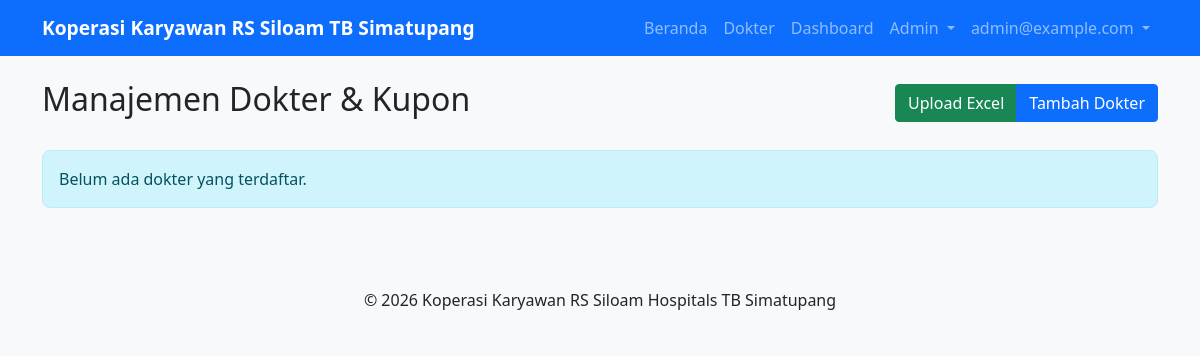
The page /admin/dokter (signed in) on the database as committed earlier.
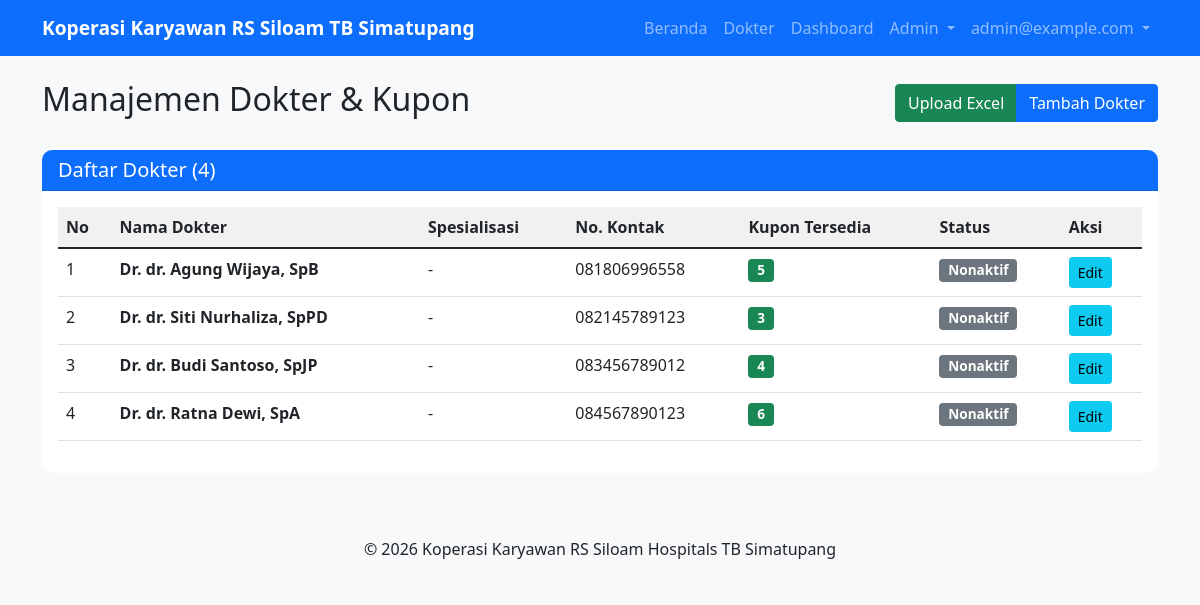
The same page on the database as committed later.
### koperasi apps/models.py (models this page shows, shortened)
class Dokter(db.Model):
    id = db.Column(db.Integer, primary_key=True)
    nama_dokter = db.Column(db.String(200), nullable=False)
    spesialisasi = db.Column(db.String(100))
    nomor_kontak = db.Column(db.String(20), nullable=False)
    alamat_praktik = db.Column(db.Text)
    jumlah_kupon = db.Column(db.Integer, default=0)
    kupon_awal = db.Column(db.Integer, default=0)  # Initial kupon before period
    periode_berlaku_bulan = db.Column(db.String(10))  # Format: YYYY-MM, e.g. 2026-01
    keterangan = db.Column(db.Text)
    is_active = db.Column(db.Boolean, default=True)
    created_at = db.Column(db.DateTime, default=datetime.utcnow)
    updated_at = db.Column(db.DateTime, default=datetime.utcnow, onupdate=datetime.utcnow)

### koperasi apps/app.py (the view, shortened to what this page needs)
@app.route('/admin/dokter', methods=['GET', 'POST'])
@login_required
def admin_dokter():
    if current_user.role != 'admin':
        flash('Anda tidak memiliki akses', 'danger')
        return redirect(url_for('dashboard'))
    current_month = datetime.now().strftime('%Y-%m')
    for dokter in Dokter.query.all():
        if dokter.periode_berlaku_bulan and dokter.periode_berlaku_bulan != current_month:
            dokter.jumlah_kupon = dokter.kupon_awal
            dokter.periode_berlaku_bulan = current_month
    db.session.commit()
    dokter_list_data = Dokter.query.all()
    return render_template('admin_dokter.html', dokter_list=dokter_list_data)

### koperasi apps/app.py (called while the page is built)
@login_manager.user_loader
def load_user(user_id):
    return User.query.get(int(user_id))

### templates/admin_dokter.html (shortened to what this page needs)
{% extends "base.html" %}
{% block content %}
<div class="row">
    <div class="col-12">
        <div class="d-flex justify-content-between align-items-center mb-4">
            <h2>Manajemen Dokter & Kupon</h2>
            <div class="btn-group" role="group">
                <button class="btn btn-success" data-bs-toggle="modal" data-bs-target="#uploadDokterModal">
                     Upload Excel
                </button>
                <button class="btn btn-primary" data-bs-toggle="modal" data-bs-target="#addDokterModal">
                     Tambah Dokter
                </button>
            </div>
        </div>
        {% if dokter_list %}
        <div class="card">
            <div class="card-header bg-primary text-white">
                <h5 class="mb-0">Daftar Dokter ({{ dokter_list|length }})</h5>
            </div>
            <div class="card-body">
                <div class="table-responsive">
                    <table class="table table-hover">
                        <thead>
                            <tr>
                                <th>No</th>
                                <th>Nama Dokter</th>
                                <th>Spesialisasi</th>
                                <th>No. Kontak</th>
                                <th>Kupon Tersedia</th>
                                <th>Status</th>
                                <th>Aksi</th>
                            </tr>
                        </thead>
                        <tbody>
                            {% for dokter in dokter_list %}
                            <tr>
                                <td>{{ loop.index }}</td>
                                <td><strong>Dr. {{ dokter.nama_dokter }}</strong></td>
                                <td>{{ dokter.spesialisasi }}</td>
                                <td>{{ dokter.nomor_kontak }}</td>
                                <td>
                                    <span class="badge {% if dokter.jumlah_kupon > 0 %}bg-success{% else %}bg-danger{% endif %}">
                                        {{ dokter.jumlah_kupon }}
                                    </span>
                                </td>
                                <td>
                                    {% if dokter.is_active %}
                                        <span class="badge bg-success">Aktif</span>
                                    {% else %}
                                        <span class="badge bg-secondary">Nonaktif</span>
                                    {% endif %}
                                </td>
                                <td>
                                    <button class="btn btn-sm btn-info" data-bs-toggle="modal"
                                            data-bs-target="#editDokterModal{{ dokter.id }}">
                                         Edit
                                    </button>
                                </td>
                            </tr>
                            {% endfor %}
                        </tbody>
                    </table>
                </div>
            </div>
        </div>
        {% else %}
        <div class="alert alert-info" role="alert">
             Belum ada dokter yang terdaftar.
        </div>
        {% endif %}
    </div>
</div>
{% endblock %}

Rows that differ between the two databases and show on the page:
added Dokter: nama_dokter "dr. Agung Wijaya, SpB", spesialisasi "-", nomor_kontak "081806996558", jumlah_kupon "5", is_active "Nonaktif"
added Dokter: nama_dokter "dr. Siti Nurhaliza, SpPD", spesialisasi "-", nomor_kontak "082145789123", jumlah_kupon "3", is_active "Nonaktif"
added Dokter: nama_dokter "dr. Budi Santoso, SpJP", spesialisasi "-", nomor_kontak "083456789012", jumlah_kupon "4", is_active "Nonaktif"
added Dokter: nama_dokter "dr. Ratna Dewi, SpA", spesialisasi "-", nomor_kontak "084567890123", jumlah_kupon "6", is_active "Nonaktif"
Other text that changed with them:
{{ dokter_list|length }}: (not shown) → "4"
text no longer shown: "Belum ada dokter yang terdaftar."
text now shown: "Daftar Dokter ( ) No Nama Dokter Spesialisasi No. Kontak Kupon Tersedia Status Aksi"
